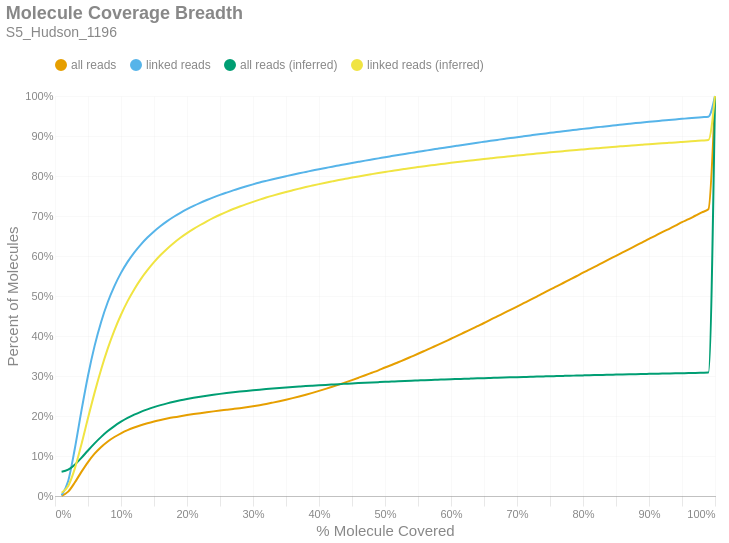

The notebook cell this image was saved under:
### Markdown cell above
### Molecule Read Coverage
This chart shows molecule coverage breadth as computed by the number of bases aligned to that molecule. In other words, "*how much of each unique long molecule is actually sequenced/aligned?*" Keep in mind there is a distinction between sequences and alignments, since some sequences belonging to a particular molecule may not align well and wouldn't appear in the alignment data. This chart also shows molecule coverage breadth as computed by the *inferred fragment* from which the aligned sequences originate. Unlike read coverage, this calculation takes into account the total insert size, including unsequenced gaps between the forward and reverse reads. Like the previous figures, these are cumulative percents.

### Code cell
if SKIPLR:
    print_html(f"Skipped")
else:
    binned_df = consolidated_hist(valids['coverage_bp'], mask, 0.01, True)
    binned_df_inf = consolidated_hist(valids['coverage_inserts'], mask, 0.01, True)
    binned_df = binned_df.with_columns(pl.lit(binned_df_inf['all reads (cumsum)']).alias('all reads (inferred)'))
    binned_df = binned_df.with_columns(pl.lit(binned_df_inf['linked reads (cumsum)']).alias('linked reads (inferred)'))
    binned_df = binned_df.with_columns(
        (pl.col('bin').cast(pl.Float64) + 0.01).alias('right_edge')
    )

    with SafeRender(binned_df):
        (
            density_plot(binned_df, 'Molecule Coverage Breadth', samplename, 'molcov', ['all reads (inferred)','linked reads (inferred)'])
            .encode(
                #x=alt.X('bin:Q', title="% Molecule Covered").axis(format = '%').scale(padding=0),
                x=alt.X('right_edge:Q', title="% Molecule Covered").axis(format='%').scale(padding=0),
                y=alt.Y('value:Q', title='Percent of Molecules')
                    .axis(format='%')
                    .stack(False)
                    .scale(domainMin=0, padding=0),
                color=alt.Color("key:N").scale(domain = ["all reads", "linked reads", "all reads (inferred)", "linked reads (inferred)"]),
                tooltip = [
                    alt.Tooltip("key:N", title = "Data Type"),
                    alt.Tooltip("range_label:N", title="% Molecule Covered"),
                    alt.Tooltip("value:Q", format = ".2%", title="% Molecules")
                ]
            )
        ).display()

### Figure 1 — Vega-Lite specification as saved in the notebook (floating-point values rounded to 4 significant figures)
{"width": "container", "height": 400, "config": {"title": {"anchor": "start", "dy": -15, "fontSize": 18, "color": "#888888", "subtitleColor": "#888888", "subtitleFontSize": 14}, "arc": {"fill": "#0072B2"}, "axis": {"domainColor": "#888888", "domainWidth": 0.5, "gridWidth": 0.2, "grid": false, "titleFontWeight": 400, "titleFontSize": 15, "labelFontSize": 11, "labelColor": "#888888", "tickColor": "#888888", "tickWidth": 0.2, "titleColor": "#888888"}, "axisBand": {"grid": false}, "axisX": {"grid": true, "tickSize": 10, "domainCap": "round"}, "axisY": {"domain": false, "grid": true, "tickSize": 0, "domainCap": "round"}, "background": "transparent", "header": {"labelFontSize": 15, "labelColor": "#888888", "titleFontSize": 15, "titleFontWeight": 600, "titleColor": "#888888"}, "legend": {"labelFont": "sans-serif", "labelFontSize": 12, "labelColor": "#888888", "symbolSize": 100, "symbolType": "circle", "titleFontSize": 12, "titlePadding": 10, "titleColor": "#888888", "title": null, "orient": "top"}, "range": {"category": ["#E69F00", "#56B4E9", "#009E73", "#F0E442", "#0072B2", "#D55E00", "#CC79A7", "#000000"], "diverging": ["#cfe8f3", "#a2d4ec", "#73bfe2", "#46abdb", "#1696d2", "#12719e"]}, "area": {"fill": "#0072B2", "fillOpacity": 0.7, "line": true, "strokeOpacity": 0.7}, "line": {"color": "#0072B2", "stroke": "#0072B2", "strokeWidth": 2}, "trail": {"color": "#0072B2", "stroke": "#0072B2", "strokeWidth": 0, "size": 1}, "point": {"filled": true, "fillOpacity": 1.0, "size": 95}, "text": {"color": "#888888", "fontSize": 11, "align": "right", "fontWeight": 400, "size": 11}, "bar": {"fill": "#0072B2", "stroke": null}, "view": {"stroke": null, "continuousWidth": 660, "continuousHeight": 400}}, "data": {"name": "data-31b695a71cbfe18b40e6f89c80fa815f"}, "mark": {"type": "line", "interpolate": "monotone", "point": {"opacity": 0, "size": 275}}, "encoding": {"color": {"field": "key", "scale": {"domain": ["all reads", "linked reads", "all reads (inferred)", "linked reads (inferred)"]}, "type": "nominal"}, "tooltip": [{"field": "key", "title": "Data Type", "type": "nominal"}, {"field": "range_label", "title": "% Molecule Covered", "type": "nominal"}, {"field": "value", "format": ".2%", "title": "% Molecules", "type": "quantitative"}], "x": {"axis": {"format": "%"}, "field": "right_edge", "scale": {"padding": 0}, "title": "% Molecule Covered", "type": "quantitative"}, "y": {"axis": {"format": "%"}, "field": "value", "scale": {"domainMin": 0, "padding": 0}, "stack": false, "title": "Percent of Molecules", "type": "quantitative"}}, "params": [{"name": "param_c36ac31b6afebe62", "select": {"type": "point", "fields": ["key"]}, "bind": "legend"}], "title": {"text": "Molecule Coverage Breadth", "subtitle": "S5_Hudson_1196"}, "transform": [{"fold": ["all reads (cumsum)", "linked reads (cumsum)", "all reads (inferred)", "linked reads (inferred)"]}, {"calculate": "replace(datum.key, ' (cumsum)', '')", "as": "key"}, {"filter": {"param": "param_c36ac31b6afebe62"}}], "usermeta": {"embedOptions": {"downloadFileName": "S5_Hudson_1196.molcov"}}, "$schema": "https://vega.github.io/schema/vega-lite/v6.1.0.json", "datasets": {"data-31b695a71cbfe18b40e6f89c80fa815f": [{"bin": "0.0", "interval": "0.0-0.01", "all reads": 0.0006456, "linked reads": 0.001768, "all reads (cumsum)": 0.0006456, "linked reads (cumsum)": 0.001768, "range_label": "0.0-0.01", "all reads (inferred)": 0.06084, "linked reads (inferred)": 0.008108, "right_edge": 0.01}, {"bin": "0.01", "interval": "0.01-0.02", "all reads": 0.01038, "linked reads": 0.03583, "all reads (cumsum)": 0.01102, "linked reads (cumsum)": 0.0376, "range_label": "0.01-0.02", "all reads (inferred)": 0.06597, "linked reads (inferred)": 0.02498, "right_edge": 0.02}, {"bin": "0.02", "interval": "0.02-0.03", "all reads": 0.02274, "linked reads": 0.08049, "all reads (cumsum)": 0.03376, "linked reads (cumsum)": 0.1181, "range_label": "0.02-0.03", "all reads (inferred)": 0.0784, "linked reads (inferred)": 0.0684, "right_edge": 0.03}, {"bin": "0.03", "interval": "0.03-0.04", "all reads": 0.02654, "linked reads": 0.0946, "all reads (cumsum)": 0.0603, "linked reads (cumsum)": 0.2127, "range_label": "0.03-0.04", "all reads (inferred)": 0.0954, "linked reads (inferred)": 0.1288, "right_edge": 0.04}, {"bin": "0.04", "interval": "0.04-0.05", "all reads": 0.02461, "linked reads": 0.08806, "all reads (cumsum)": 0.08491, "linked reads (cumsum)": 0.3008, "range_label": "0.04-0.05", "all reads (inferred)": 0.1138, "linked reads (inferred)": 0.1948, "right_edge": 0.05}, {"bin": "0.05", "interval": "0.05-0.06", "all reads": 0.02083, "linked reads": 0.07457, "all reads (cumsum)": 0.1057, "linked reads (cumsum)": 0.3753, "range_label": "0.05-0.06", "all reads (inferred)": 0.1316, "linked reads (inferred)": 0.2584, "right_edge": 0.06}, {"bin": "0.06", "interval": "0.06-0.07", "all reads": 0.0169, "linked reads": 0.06047, "all reads (cumsum)": 0.1226, "linked reads (cumsum)": 0.4358, "range_label": "0.06-0.07", "all reads (inferred)": 0.1478, "linked reads (inferred)": 0.3169, "right_edge": 0.07}, {"bin": "0.07", "interval": "0.07-0.08", "all reads": 0.01377, "linked reads": 0.04924, "all reads (cumsum)": 0.1364, "linked reads (cumsum)": 0.485, "range_label": "0.07-0.08", "all reads (inferred)": 0.1623, "linked reads (inferred)": 0.369, "right_edge": 0.08}, {"bin": "0.08", "interval": "0.08-0.09", "all reads": 0.01113, "linked reads": 0.03974, "all reads (cumsum)": 0.1475, "linked reads (cumsum)": 0.5248, "range_label": "0.08-0.09", "all reads (inferred)": 0.1748, "linked reads (inferred)": 0.4141, "right_edge": 0.09}, {"bin": "0.09", "interval": "0.09-0.1", "all reads": 0.009286, "linked reads": 0.03305, "all reads (cumsum)": 0.1568, "linked reads (cumsum)": 0.5578, "range_label": "0.09-0.1", "all reads (inferred)": 0.1857, "linked reads (inferred)": 0.4532, "right_edge": 0.1}, {"bin": "0.1", "interval": "0.1-0.11", "all reads": 0.007746, "linked reads": 0.02758, "all reads (cumsum)": 0.1646, "linked reads (cumsum)": 0.5854, "range_label": "0.1-0.11", "all reads (inferred)": 0.1951, "linked reads (inferred)": 0.4871, "right_edge": 0.11}, {"bin": "0.11", "interval": "0.11-0.12", "all reads": 0.006556, "linked reads": 0.02323, "all reads (cumsum)": 0.1711, "linked reads (cumsum)": 0.6086, "range_label": "0.11-0.12", "all reads (inferred)": 0.2033, "linked reads (inferred)": 0.5165, "right_edge": 0.12}, {"bin": "0.12", "interval": "0.12-0.13", "all reads": 0.00561, "linked reads": 0.01991, "all reads (cumsum)": 0.1767, "linked reads (cumsum)": 0.6285, "range_label": "0.12-0.13", "all reads (inferred)": 0.2105, "linked reads (inferred)": 0.5423, "right_edge": 0.13}, {"bin": "0.13", "interval": "0.13-0.14", "all reads": 0.004966, "linked reads": 0.01751, "all reads (cumsum)": 0.1817, "linked reads (cumsum)": 0.6461, "range_label": "0.13-0.14", "all reads (inferred)": 0.2167, "linked reads (inferred)": 0.5645, "right_edge": 0.14}, {"bin": "0.14", "interval": "0.14-0.15", "all reads": 0.00439, "linked reads": 0.01545, "all reads (cumsum)": 0.1861, "linked reads (cumsum)": 0.6615, "range_label": "0.14-0.15", "all reads (inferred)": 0.2222, "linked reads (inferred)": 0.5847, "right_edge": 0.15}, {"bin": "0.15", "interval": "0.15-0.16", "all reads": 0.003886, "linked reads": 0.01357, "all reads (cumsum)": 0.19, "linked reads (cumsum)": 0.6751, "range_label": "0.15-0.16", "all reads (inferred)": 0.2272, "linked reads (inferred)": 0.6023, "right_edge": 0.16}, {"bin": "0.16", "interval": "0.16-0.17", "all reads": 0.003515, "linked reads": 0.01217, "all reads (cumsum)": 0.1935, "linked reads (cumsum)": 0.6872, "range_label": "0.16-0.17", "all reads (inferred)": 0.2316, "linked reads (inferred)": 0.6182, "right_edge": 0.17}, {"bin": "0.17", "interval": "0.17-0.18", "all reads": 0.003196, "linked reads": 0.01092, "all reads (cumsum)": 0.1967, "linked reads (cumsum)": 0.6982, "range_label": "0.17-0.18", "all reads (inferred)": 0.2356, "linked reads (inferred)": 0.6325, "right_edge": 0.18}, {"bin": "0.18", "interval": "0.18-0.19", "all reads": 0.002872, "linked reads": 0.009714, "all reads (cumsum)": 0.1996, "linked reads (cumsum)": 0.7079, "range_label": "0.18-0.19", "all reads (inferred)": 0.2392, "linked reads (inferred)": 0.6455, "right_edge": 0.19}, {"bin": "0.19", "interval": "0.19-0.2", "all reads": 0.002705, "linked reads": 0.009028, "all reads (cumsum)": 0.2023, "linked reads (cumsum)": 0.7169, "range_label": "0.19-0.2", "all reads (inferred)": 0.2425, "linked reads (inferred)": 0.6571, "right_edge": 0.2}, {"bin": "0.2", "interval": "0.2-0.21", "all reads": 0.002537, "linked reads": 0.008364, "all reads (cumsum)": 0.2048, "linked reads (cumsum)": 0.7253, "range_label": "0.2-0.21", "all reads (inferred)": 0.2454, "linked reads (inferred)": 0.6677, "right_edge": 0.21}, {"bin": "0.21", "interval": "0.21-0.22", "all reads": 0.002345, "linked reads": 0.007586, "all reads (cumsum)": 0.2072, "linked reads (cumsum)": 0.7329, "range_label": "0.21-0.22", "all reads (inferred)": 0.2482, "linked reads (inferred)": 0.6775, "right_edge": 0.22}, {"bin": "0.22", "interval": "0.22-0.23", "all reads": 0.00223, "linked reads": 0.007049, "all reads (cumsum)": 0.2094, "linked reads (cumsum)": 0.7399, "range_label": "0.22-0.23", "all reads (inferred)": 0.2508, "linked reads (inferred)": 0.6868, "right_edge": 0.23}, {"bin": "0.23", "interval": "0.23-0.24", "all reads": 0.002161, "linked reads": 0.00667, "all reads (cumsum)": 0.2115, "linked reads (cumsum)": 0.7466, "range_label": "0.23-0.24", "all reads (inferred)": 0.2532, "linked reads (inferred)": 0.6954, "right_edge": 0.24}, {"bin": "0.24", "interval": "0.24-0.25", "all reads": 0.002059, "linked reads": 0.00618, "all reads (cumsum)": 0.2136, "linked reads (cumsum)": 0.7528, "range_label": "0.24-0.25", "all reads (inferred)": 0.2553, "linked reads (inferred)": 0.7032, "right_edge": 0.25}, {"bin": "0.25", "interval": "0.25-0.26", "all reads": 0.001976, "linked reads": 0.005752, "all reads (cumsum)": 0.2156, "linked reads (cumsum)": 0.7585, "range_label": "0.25-0.26", "all reads (inferred)": 0.2574, "linked reads (inferred)": 0.7105, "right_edge": 0.26}, {"bin": "0.26", "interval": "0.26-0.27", "all reads": 0.002001, "linked reads": 0.005566, "all reads (cumsum)": 0.2176, "linked reads (cumsum)": 0.7641, "range_label": "0.26-0.27", "all reads (inferred)": 0.2593, "linked reads (inferred)": 0.7174, "right_edge": 0.27}, {"bin": "0.27", "interval": "0.27-0.28", "all reads": 0.002058, "linked reads": 0.005187, "all reads (cumsum)": 0.2196, "linked reads (cumsum)": 0.7693, "range_label": "0.27-0.28", "all reads (inferred)": 0.2611, "linked reads (inferred)": 0.7237, "right_edge": 0.28}, {"bin": "0.28", "interval": "0.28-0.29", "all reads": 0.00222, "linked reads": 0.004957, "all reads (cumsum)": 0.2219, "linked reads (cumsum)": 0.7742, "range_label": "0.28-0.29", "all reads (inferred)": 0.2628, "linked reads (inferred)": 0.7298, "right_edge": 0.29}, {"bin": "0.29", "interval": "0.29-0.3", "all reads": 0.002509, "linked reads": 0.004799, "all reads (cumsum)": 0.2244, "linked reads (cumsum)": 0.779, "range_label": "0.29-0.3", "all reads (inferred)": 0.2644, "linked reads (inferred)": 0.7354, "right_edge": 0.3}, {"bin": "0.3", "interval": "0.3-0.31", "all reads": 0.002747, "linked reads": 0.004544, "all reads (cumsum)": 0.2271, "linked reads (cumsum)": 0.7836, "range_label": "0.3-0.31", "all reads (inferred)": 0.2659, "linked reads (inferred)": 0.7409, "right_edge": 0.31}, {"bin": "0.31", "interval": "0.31-0.32", "all reads": 0.00299, "linked reads": 0.004211, "all reads (cumsum)": 0.2301, "linked reads (cumsum)": 0.7878, "range_label": "0.31-0.32", "all reads (inferred)": 0.2674, "linked reads (inferred)": 0.7461, "right_edge": 0.32}, {"bin": "0.32", "interval": "0.32-0.33", "all reads": 0.003345, "linked reads": 0.004079, "all reads (cumsum)": 0.2335, "linked reads (cumsum)": 0.7919, "range_label": "0.32-0.33", "all reads (inferred)": 0.2687, "linked reads (inferred)": 0.751, "right_edge": 0.33}, {"bin": "0.33", "interval": "0.33-0.34", "all reads": 0.003464, "linked reads": 0.0039, "all reads (cumsum)": 0.2369, "linked reads (cumsum)": 0.7958, "range_label": "0.33-0.34", "all reads (inferred)": 0.27, "linked reads (inferred)": 0.7557, "right_edge": 0.34}, {"bin": "0.34", "interval": "0.34-0.35", "all reads": 0.003701, "linked reads": 0.003801, "all reads (cumsum)": 0.2406, "linked reads (cumsum)": 0.7996, "range_label": "0.34-0.35", "all reads (inferred)": 0.2713, "linked reads (inferred)": 0.7601, "right_edge": 0.35}, {"bin": "0.35", "interval": "0.35-0.36", "all reads": 0.00402, "linked reads": 0.003719, "all reads (cumsum)": 0.2446, "linked reads (cumsum)": 0.8033, "range_label": "0.35-0.36", "all reads (inferred)": 0.2725, "linked reads (inferred)": 0.7643, "right_edge": 0.36}, {"bin": "0.36", "interval": "0.36-0.37", "all reads": 0.004207, "linked reads": 0.003543, "all reads (cumsum)": 0.2488, "linked reads (cumsum)": 0.8068, "range_label": "0.36-0.37", "all reads (inferred)": 0.2736, "linked reads (inferred)": 0.7684, "right_edge": 0.37}, {"bin": "0.37", "interval": "0.37-0.38", "all reads": 0.004403, "linked reads": 0.003379, "all reads (cumsum)": 0.2532, "linked reads (cumsum)": 0.8102, "range_label": "0.37-0.38", "all reads (inferred)": 0.2747, "linked reads (inferred)": 0.7724, "right_edge": 0.38}, {"bin": "0.38", "interval": "0.38-0.39", "all reads": 0.00465, "linked reads": 0.003375, "all reads (cumsum)": 0.2579, "linked reads (cumsum)": 0.8136, "range_label": "0.38-0.39", "all reads (inferred)": 0.2758, "linked reads (inferred)": 0.7761, "right_edge": 0.39}, {"bin": "0.39", "interval": "0.39-0.4", "all reads": 0.004903, "linked reads": 0.003395, "all reads (cumsum)": 0.2628, "linked reads (cumsum)": 0.817, "range_label": "0.39-0.4", "all reads (inferred)": 0.2768, "linked reads (inferred)": 0.7797, "right_edge": 0.4}, {"bin": "0.4", "interval": "0.4-0.41", "all reads": 0.004957, "linked reads": 0.003159, "all reads (cumsum)": 0.2678, "linked reads (cumsum)": 0.8201, "range_label": "0.4-0.41", "all reads (inferred)": 0.2778, "linked reads (inferred)": 0.7832, "right_edge": 0.41}, {"bin": "0.41", "interval": "0.41-0.42", "all reads": 0.005241, "linked reads": 0.003236, "all reads (cumsum)": 0.273, "linked reads (cumsum)": 0.8234, "range_label": "0.41-0.42", "all reads (inferred)": 0.2787, "linked reads (inferred)": 0.7866, "right_edge": 0.42}, {"bin": "0.42", "interval": "0.42-0.43", "all reads": 0.005424, "linked reads": 0.003073, "all reads (cumsum)": 0.2784, "linked reads (cumsum)": 0.8264, "range_label": "0.42-0.43", "all reads (inferred)": 0.2797, "linked reads (inferred)": 0.7898, "right_edge": 0.43}, {"bin": "0.43", "interval": "0.43-0.44", "all reads": 0.005594, "linked reads": 0.003068, "all reads (cumsum)": 0.284, "linked reads (cumsum)": 0.8295, "range_label": "0.43-0.44", "all reads (inferred)": 0.2806, "linked reads (inferred)": 0.7929, "right_edge": 0.44}, {"bin": "0.44", "interval": "0.44-0.45", "all reads": 0.005794, "linked reads": 0.002983, "all reads (cumsum)": 0.2898, "linked reads (cumsum)": 0.8325, "range_label": "0.44-0.45", "all reads (inferred)": 0.2814, "linked reads (inferred)": 0.796, "right_edge": 0.45}, {"bin": "0.45", "interval": "0.45-0.46", "all reads": 0.005952, "linked reads": 0.003, "all reads (cumsum)": 0.2958, "linked reads (cumsum)": 0.8355, "range_label": "0.45-0.46", "all reads (inferred)": 0.2823, "linked reads (inferred)": 0.799, "right_edge": 0.46}, {"bin": "0.46", "interval": "0.46-0.47", "all reads": 0.006052, "linked reads": 0.002954, "all reads (cumsum)": 0.3018, "linked reads (cumsum)": 0.8384, "range_label": "0.46-0.47", "all reads (inferred)": 0.2831, "linked reads (inferred)": 0.8019, "right_edge": 0.47}, {"bin": "0.47", "interval": "0.47-0.48", "all reads": 0.006255, "linked reads": 0.002838, "all reads (cumsum)": 0.3081, "linked reads (cumsum)": 0.8413, "range_label": "0.47-0.48", "all reads (inferred)": 0.2839, "linked reads (inferred)": 0.8047, "right_edge": 0.48}, {"bin": "0.48", "interval": "0.48-0.49", "all reads": 0.006139, "linked reads": 0.002804, "all reads (cumsum)": 0.3142, "linked reads (cumsum)": 0.8441, "range_label": "0.48-0.49", "all reads (inferred)": 0.2846, "linked reads (inferred)": 0.8074, "right_edge": 0.49}, {"bin": "0.49", "interval": "0.49-0.5", "all reads": 0.007025, "linked reads": 0.00295, "all reads (cumsum)": 0.3212, "linked reads (cumsum)": 0.847, "range_label": "0.49-0.5", "all reads (inferred)": 0.2854, "linked reads (inferred)": 0.8101, "right_edge": 0.5}, {"bin": "0.5", "interval": "0.5-0.51", "all reads": 0.006217, "linked reads": 0.002739, "all reads (cumsum)": 0.3275, "linked reads (cumsum)": 0.8498, "range_label": "0.5-0.51", "all reads (inferred)": 0.2861, "linked reads (inferred)": 0.8126, "right_edge": 0.51}, {"bin": "0.51", "interval": "0.51-0.52", "all reads": 0.006965, "linked reads": 0.002714, "all reads (cumsum)": 0.3344, "linked reads (cumsum)": 0.8525, "range_label": "0.51-0.52", "all reads (inferred)": 0.2869, "linked reads (inferred)": 0.8152, "right_edge": 0.52}, {"bin": "0.52", "interval": "0.52-0.53", "all reads": 0.006869, "linked reads": 0.002696, "all reads (cumsum)": 0.3413, "linked reads (cumsum)": 0.8552, "range_label": "0.52-0.53", "all reads (inferred)": 0.2875, "linked reads (inferred)": 0.8176, "right_edge": 0.53}, {"bin": "0.53", "interval": "0.53-0.54", "all reads": 0.007121, "linked reads": 0.002629, "all reads (cumsum)": 0.3484, "linked reads (cumsum)": 0.8578, "range_label": "0.53-0.54", "all reads (inferred)": 0.2882, "linked reads (inferred)": 0.82, "right_edge": 0.54}, {"bin": "0.54", "interval": "0.54-0.55", "all reads": 0.007143, "linked reads": 0.002647, "all reads (cumsum)": 0.3555, "linked reads (cumsum)": 0.8605, "range_label": "0.54-0.55", "all reads (inferred)": 0.2889, "linked reads (inferred)": 0.8223, "right_edge": 0.55}, {"bin": "0.55", "interval": "0.55-0.56", "all reads": 0.007345, "linked reads": 0.002611, "all reads (cumsum)": 0.3629, "linked reads (cumsum)": 0.8631, "range_label": "0.55-0.56", "all reads (inferred)": 0.2895, "linked reads (inferred)": 0.8246, "right_edge": 0.56}, {"bin": "0.56", "interval": "0.56-0.57", "all reads": 0.007417, "linked reads": 0.002627, "all reads (cumsum)": 0.3703, "linked reads (cumsum)": 0.8657, "range_label": "0.56-0.57", "all reads (inferred)": 0.2901, "linked reads (inferred)": 0.8267, "right_edge": 0.57}, {"bin": "0.57", "interval": "0.57-0.58", "all reads": 0.00739, "linked reads": 0.002533, "all reads (cumsum)": 0.3777, "linked reads (cumsum)": 0.8682, "range_label": "0.57-0.58", "all reads (inferred)": 0.2907, "linked reads (inferred)": 0.8287, "right_edge": 0.58}, {"bin": "0.58", "interval": "0.58-0.59", "all reads": 0.00759, "linked reads": 0.002556, "all reads (cumsum)": 0.3853, "linked reads (cumsum)": 0.8708, "range_label": "0.58-0.59", "all reads (inferred)": 0.2913, "linked reads (inferred)": 0.8309, "right_edge": 0.59}, {"bin": "0.59", "interval": "0.59-0.6", "all reads": 0.007819, "linked reads": 0.002613, "all reads (cumsum)": 0.3931, "linked reads (cumsum)": 0.8734, "range_label": "0.59-0.6", "all reads (inferred)": 0.2919, "linked reads (inferred)": 0.8329, "right_edge": 0.6}, {"bin": "0.6", "interval": "0.6-0.61", "all reads": 0.007594, "linked reads": 0.002512, "all reads (cumsum)": 0.4007, "linked reads (cumsum)": 0.8759, "range_label": "0.6-0.61", "all reads (inferred)": 0.2925, "linked reads (inferred)": 0.8349, "right_edge": 0.61}, {"bin": "0.61", "interval": "0.61-0.62", "all reads": 0.00801, "linked reads": 0.002476, "all reads (cumsum)": 0.4087, "linked reads (cumsum)": 0.8784, "range_label": "0.61-0.62", "all reads (inferred)": 0.293, "linked reads (inferred)": 0.8368, "right_edge": 0.62}, {"bin": "0.62", "interval": "0.62-0.63", "all reads": 0.007884, "linked reads": 0.00244, "all reads (cumsum)": 0.4166, "linked reads (cumsum)": 0.8808, "range_label": "0.62-0.63", "all reads (inferred)": 0.2936, "linked reads (inferred)": 0.8387, "right_edge": 0.63}, {"bin": "0.63", "interval": "0.63-0.64", "all reads": 0.007973, "linked reads": 0.002403, "all reads (cumsum)": 0.4246, "linked reads (cumsum)": 0.8832, "range_label": "0.63-0.64", "all reads (inferred)": 0.2941, "linked reads (inferred)": 0.8406, "right_edge": 0.64}, {"bin": "0.64", "interval": "0.64-0.65", "all reads": 0.007965, "linked reads": 0.002376, "all reads (cumsum)": 0.4325, "linked reads (cumsum)": 0.8856, "range_label": "0.64-0.65", "all reads (inferred)": 0.2946, "linked reads (inferred)": 0.8424, "right_edge": 0.65}, {"bin": "0.65", "interval": "0.65-0.66", "all reads": 0.008368, "linked reads": 0.00238, "all reads (cumsum)": 0.4409, "linked reads (cumsum)": 0.888, "range_label": "0.65-0.66", "all reads (inferred)": 0.2952, "linked reads (inferred)": 0.8442, "right_edge": 0.66}, {"bin": "0.66", "interval": "0.66-0.67", "all reads": 0.007975, "linked reads": 0.002287, "all reads (cumsum)": 0.4489, "linked reads (cumsum)": 0.8903, "range_label": "0.66-0.67", "all reads (inferred)": 0.2957, "linked reads (inferred)": 0.846, "right_edge": 0.67}, {"bin": "0.67", "interval": "0.67-0.68", "all reads": 0.00826, "linked reads": 0.002281, "all reads (cumsum)": 0.4571, "linked reads (cumsum)": 0.8925, "range_label": "0.67-0.68", "all reads (inferred)": 0.2962, "linked reads (inferred)": 0.8477, "right_edge": 0.68}, {"bin": "0.68", "interval": "0.68-0.69", "all reads": 0.00815, "linked reads": 0.002241, "all reads (cumsum)": 0.4653, "linked reads (cumsum)": 0.8948, "range_label": "0.68-0.69", "all reads (inferred)": 0.2966, "linked reads (inferred)": 0.8494, "right_edge": 0.69}, {"bin": "0.69", "interval": "0.69-0.7", "all reads": 0.008395, "linked reads": 0.002356, "all reads (cumsum)": 0.4737, "linked reads (cumsum)": 0.8971, "range_label": "0.69-0.7", "all reads (inferred)": 0.2971, "linked reads (inferred)": 0.8511, "right_edge": 0.7}, {"bin": "0.7", "interval": "0.7-0.71", "all reads": 0.008258, "linked reads": 0.002198, "all reads (cumsum)": 0.4819, "linked reads (cumsum)": 0.8993, "range_label": "0.7-0.71", "all reads (inferred)": 0.2976, "linked reads (inferred)": 0.8527, "right_edge": 0.71}, {"bin": "0.71", "interval": "0.71-0.72", "all reads": 0.008232, "linked reads": 0.002142, "all reads (cumsum)": 0.4902, "linked reads (cumsum)": 0.9015, "range_label": "0.71-0.72", "all reads (inferred)": 0.2981, "linked reads (inferred)": 0.8543, "right_edge": 0.72}, {"bin": "0.72", "interval": "0.72-0.73", "all reads": 0.008501, "linked reads": 0.002143, "all reads (cumsum)": 0.4987, "linked reads (cumsum)": 0.9036, "range_label": "0.72-0.73", "all reads (inferred)": 0.2985, "linked reads (inferred)": 0.856, "right_edge": 0.73}, {"bin": "0.73", "interval": "0.73-0.74", "all reads": 0.008312, "linked reads": 0.002106, "all reads (cumsum)": 0.507, "linked reads (cumsum)": 0.9057, "range_label": "0.73-0.74", "all reads (inferred)": 0.299, "linked reads (inferred)": 0.8575, "right_edge": 0.74}, {"bin": "0.74", "interval": "0.74-0.75", "all reads": 0.008878, "linked reads": 0.002121, "all reads (cumsum)": 0.5159, "linked reads (cumsum)": 0.9079, "range_label": "0.74-0.75", "all reads (inferred)": 0.2994, "linked reads (inferred)": 0.8591, "right_edge": 0.75}, {"bin": "0.75", "interval": "0.75-0.76", "all reads": 0.008158, "linked reads": 0.002013, "all reads (cumsum)": 0.524, "linked reads (cumsum)": 0.9099, "range_label": "0.75-0.76", "all reads (inferred)": 0.2998, "linked reads (inferred)": 0.8605, "right_edge": 0.76}, {"bin": "0.76", "interval": "0.76-0.77", "all reads": 0.00848, "linked reads": 0.002075, "all reads (cumsum)": 0.5325, "linked reads (cumsum)": 0.9119, "range_label": "0.76-0.77", "all reads (inferred)": 0.3003, "linked reads (inferred)": 0.8621, "right_edge": 0.77}, {"bin": "0.77", "interval": "0.77-0.78", "all reads": 0.008409, "linked reads": 0.001975, "all reads (cumsum)": 0.5409, "linked reads (cumsum)": 0.9139, "range_label": "0.77-0.78", "all reads (inferred)": 0.3007, "linked reads (inferred)": 0.8636, "right_edge": 0.78}, {"bin": "0.78", "interval": "0.78-0.79", "all reads": 0.008452, "linked reads": 0.0019, "all reads (cumsum)": 0.5494, "linked reads (cumsum)": 0.9158, "range_label": "0.78-0.79", "all reads (inferred)": 0.3011, "linked reads (inferred)": 0.8649, "right_edge": 0.79}, {"bin": "0.79", "interval": "0.79-0.8", "all reads": 0.008822, "linked reads": 0.001997, "all reads (cumsum)": 0.5582, "linked reads (cumsum)": 0.9178, "range_label": "0.79-0.8", "all reads (inferred)": 0.3015, "linked reads (inferred)": 0.8664, "right_edge": 0.8}, {"bin": "0.8", "interval": "0.8-0.81", "all reads": 0.008254, "linked reads": 0.001834, "all reads (cumsum)": 0.5664, "linked reads (cumsum)": 0.9196, "range_label": "0.8-0.81", "all reads (inferred)": 0.302, "linked reads (inferred)": 0.8678, "right_edge": 0.81}, {"bin": "0.81", "interval": "0.81-0.82", "all reads": 0.008473, "linked reads": 0.001939, "all reads (cumsum)": 0.5749, "linked reads (cumsum)": 0.9216, "range_label": "0.81-0.82", "all reads (inferred)": 0.3024, "linked reads (inferred)": 0.8692, "right_edge": 0.82}, {"bin": "0.82", "interval": "0.82-0.83", "all reads": 0.008578, "linked reads": 0.001819, "all reads (cumsum)": 0.5835, "linked reads (cumsum)": 0.9234, "range_label": "0.82-0.83", "all reads (inferred)": 0.3028, "linked reads (inferred)": 0.8706, "right_edge": 0.83}, {"bin": "0.83", "interval": "0.83-0.84", "all reads": 0.008513, "linked reads": 0.001814, "all reads (cumsum)": 0.592, "linked reads (cumsum)": 0.9252, "range_label": "0.83-0.84", "all reads (inferred)": 0.3031, "linked reads (inferred)": 0.8719, "right_edge": 0.84}, {"bin": "0.84", "interval": "0.84-0.85", "all reads": 0.008414, "linked reads": 0.001725, "all reads (cumsum)": 0.6004, "linked reads (cumsum)": 0.9269, "range_label": "0.84-0.85", "all reads (inferred)": 0.3035, "linked reads (inferred)": 0.8733, "right_edge": 0.85}, {"bin": "0.85", "interval": "0.85-0.86", "all reads": 0.008495, "linked reads": 0.00179, "all reads (cumsum)": 0.6089, "linked reads (cumsum)": 0.9287, "range_label": "0.85-0.86", "all reads (inferred)": 0.3039, "linked reads (inferred)": 0.8745, "right_edge": 0.86}, {"bin": "0.86", "interval": "0.86-0.87", "all reads": 0.008467, "linked reads": 0.001762, "all reads (cumsum)": 0.6174, "linked reads (cumsum)": 0.9305, "range_label": "0.86-0.87", "all reads (inferred)": 0.3043, "linked reads (inferred)": 0.8758, "right_edge": 0.87}, {"bin": "0.87", "interval": "0.87-0.88", "all reads": 0.008579, "linked reads": 0.001726, "all reads (cumsum)": 0.626, "linked reads (cumsum)": 0.9322, "range_label": "0.87-0.88", "all reads (inferred)": 0.3046, "linked reads (inferred)": 0.877, "right_edge": 0.88}, {"bin": "0.88", "interval": "0.88-0.89", "all reads": 0.008338, "linked reads": 0.001622, "all reads (cumsum)": 0.6343, "linked reads (cumsum)": 0.9338, "range_label": "0.88-0.89", "all reads (inferred)": 0.305, "linked reads (inferred)": 0.8782, "right_edge": 0.89}, {"bin": "0.89", "interval": "0.89-0.9", "all reads": 0.008565, "linked reads": 0.00161, "all reads (cumsum)": 0.6429, "linked reads (cumsum)": 0.9355, "range_label": "0.89-0.9", "all reads (inferred)": 0.3053, "linked reads (inferred)": 0.8794, "right_edge": 0.9}, {"bin": "0.9", "interval": "0.9-0.91", "all reads": 0.007979, "linked reads": 0.001489, "all reads (cumsum)": 0.6508, "linked reads (cumsum)": 0.9369, "range_label": "0.9-0.91", "all reads (inferred)": 0.3057, "linked reads (inferred)": 0.8806, "right_edge": 0.91}, {"bin": "0.91", "interval": "0.91-0.92", "all reads": 0.008975, "linked reads": 0.001591, "all reads (cumsum)": 0.6598, "linked reads (cumsum)": 0.9385, "range_label": "0.91-0.92", "all reads (inferred)": 0.306, "linked reads (inferred)": 0.8818, "right_edge": 0.92}, {"bin": "0.92", "interval": "0.92-0.93", "all reads": 0.00758, "linked reads": 0.001424, "all reads (cumsum)": 0.6674, "linked reads (cumsum)": 0.94, "range_label": "0.92-0.93", "all reads (inferred)": 0.3063, "linked reads (inferred)": 0.8829, "right_edge": 0.93}, {"bin": "0.93", "interval": "0.93-0.94", "all reads": 0.00833, "linked reads": 0.001506, "all reads (cumsum)": 0.6757, "linked reads (cumsum)": 0.9415, "range_label": "0.93-0.94", "all reads (inferred)": 0.3067, "linked reads (inferred)": 0.884, "right_edge": 0.94}, {"bin": "0.94", "interval": "0.94-0.95", "all reads": 0.008935, "linked reads": 0.001417, "all reads (cumsum)": 0.6847, "linked reads (cumsum)": 0.9429, "range_label": "0.94-0.95", "all reads (inferred)": 0.307, "linked reads (inferred)": 0.8851, "right_edge": 0.95}, {"bin": "0.95", "interval": "0.95-0.96", "all reads": 0.00736, "linked reads": 0.001442, "all reads (cumsum)": 0.692, "linked reads (cumsum)": 0.9443, "range_label": "0.95-0.96", "all reads (inferred)": 0.3074, "linked reads (inferred)": 0.8863, "right_edge": 0.96}, {"bin": "0.96", "interval": "0.96-0.97", "all reads": 0.008571, "linked reads": 0.001328, "all reads (cumsum)": 0.7006, "linked reads (cumsum)": 0.9457, "range_label": "0.96-0.97", "all reads (inferred)": 0.3077, "linked reads (inferred)": 0.8875, "right_edge": 0.97}, {"bin": "0.97", "interval": "0.97-0.98", "all reads": 0.008456, "linked reads": 0.001237, "all reads (cumsum)": 0.709, "linked reads (cumsum)": 0.9469, "range_label": "0.97-0.98", "all reads (inferred)": 0.3081, "linked reads (inferred)": 0.8887, "right_edge": 0.98}, {"bin": "0.98", "interval": "0.98-0.99", "all reads": 0.007656, "linked reads": 0.001282, "all reads (cumsum)": 0.7167, "linked reads (cumsum)": 0.9482, "range_label": "0.98-0.99", "all reads (inferred)": 0.3085, "linked reads (inferred)": 0.8898, "right_edge": 0.99}, {"bin": "0.99", "interval": "0.99-1.0", "all reads": 0.2833, "linked reads": 0.05183, "all reads (cumsum)": 1.0, "linked reads (cumsum)": 1.0, "range_label": "0.99-1.0", "all reads (inferred)": 1.0, "linked reads (inferred)": 1.0, "right_edge": 1.0}]}}
